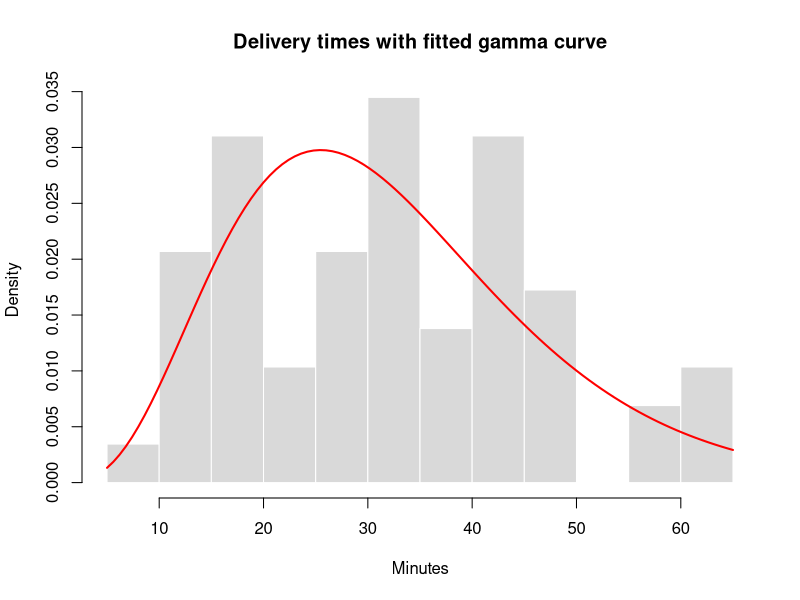

R code for this plot:
# =============================================================================
# 02_numerical_computation.R  --  STAGE 2: numerical computation
# Goal: use R to *search* and *integrate* when there is no neat formula.
# Skills: minima/maxima (optimize, optim), maximum likelihood, root finding
#         (uniroot + our own bisection), numerical integration (integrate).
# =============================================================================

dir.create("figures", showWarnings = FALSE)
dir.create("data",    showWarnings = FALSE)
deliveries <- read.csv("data/deliveries_clean.csv")
x <- deliveries$time

# --- A. MAXIMA AND MINIMA IN ONE VARIABLE (warm-up) --------------------------
# optimize() searches an interval for a minimum (or maximum).
curve_f <- function(z) -(z - 3)^2 + 5          # a hill with its peak at z = 3
optimize(curve_f, interval = c(-10, 10), maximum = TRUE)   # finds peak ~ (3, 5)

valley_f <- function(z) (z - 3)^2 + 5          # a valley
optimize(valley_f, interval = c(-10, 10))                  # finds minimum

# Rule of thumb: to MAXIMISE something, minimise its negative.

# --- B. MAXIMUM LIKELIHOOD WITH optim() --------------------------------------
# Question: which gamma(shape, rate) makes OUR data most probable?
# Likelihood is a product of densities; we use the log (sums are easier) and
# flip the sign, so "smaller is better" and we can minimise.
neg_loglik <- function(par, x) {
  if (any(par <= 0)) return(Inf)               # parameters must be positive
  -sum(dgamma(x, shape = par[1], rate = par[2], log = TRUE))
}

fit <- optim(par = c(1, 0.1), fn = neg_loglik, x = x)
shape_hat <- fit$par[1]
rate_hat  <- fit$par[2]
cat("\nMLE  shape:", round(shape_hat, 3), " rate:", round(rate_hat, 4),
    " (convergence code", fit$convergence, "; 0 = success)\n")
cat("Implied mean:", round(shape_hat / rate_hat, 2), "minutes\n")

# Compare with a quick-and-dirty "method of moments" guess
m <- mean(x); v <- var(x)
cat("Method of moments  shape:", round(m^2 / v, 3), " rate:", round(m / v, 4), "\n")

# Does the fitted curve match the data?
png("figures/02_gamma_fit.png", width = 800, height = 500)
hist(x, freq = FALSE, breaks = 12, col = "grey85", border = "white",
     main = "Delivery times with fitted gamma curve", xlab = "Minutes")
curve(dgamma(x, shape_hat, rate_hat), add = TRUE, lwd = 2, col = "red")
dev.off()

# Save the fitted parameters for the next scripts
saveRDS(c(shape = shape_hat, rate = rate_hat), "data/gamma_fit.rds")

# --- C. ROOT FINDING ---------------------------------------------------------
# Question: at what time T are only 10% of deliveries slower than T?
# Rewrite it as f(T) = 0, where f(T) = P(time > T) - 0.10.
f <- function(t) (1 - pgamma(t, shape_hat, rate_hat)) - 0.10

root_builtin <- uniroot(f, interval = c(1, 200))$root

# Our own bisection, to see how root finders really work:
# keep halving an interval that is known to contain a sign change.
bisect <- function(f, lower, upper, tol = 1e-8, max_iter = 200) {
  if (f(lower) * f(upper) > 0) stop("f(lower) and f(upper) need opposite signs")
  for (i in 1:max_iter) {
    mid <- (lower + upper) / 2
    if (abs(f(mid)) < tol || (upper - lower) / 2 < tol)
      return(list(root = mid, iterations = i))
    if (f(lower) * f(mid) < 0) upper <- mid else lower <- mid
  }
  list(root = mid, iterations = max_iter)
}
root_bisect <- bisect(f, 1, 200)

cat("\n90th percentile of delivery time:\n")
cat("  uniroot():", round(root_builtin, 3), "\n")
cat("  bisection:", round(root_bisect$root, 3),
    "in", root_bisect$iterations, "iterations\n")
cat("  qgamma() (the direct formula):",
    round(qgamma(0.90, shape_hat, rate_hat), 3), "\n")

# --- D. NUMERICAL INTEGRATION ------------------------------------------------
# Probabilities are areas under the density curve. integrate() computes them
# even when we have no formula.
p_late <- integrate(dgamma, lower = 30, upper = Inf,
                    shape = shape_hat, rate = rate_hat)$value
cat("\nModel-based P(delivery > 30 min):", round(p_late, 3),
    "| check with pgamma:", round(1 - pgamma(30, shape_hat, rate_hat), 3),
    "| observed proportion:", round(mean(x > 30), 3), "\n")

# Expected value E[T] = integral of t * density(t)
mean_int <- integrate(function(t) t * dgamma(t, shape_hat, rate_hat),
                      lower = 0, upper = Inf)$value
cat("Mean from integration:", round(mean_int, 2),
    "| shape/rate:", round(shape_hat / rate_hat, 2), "\n")
